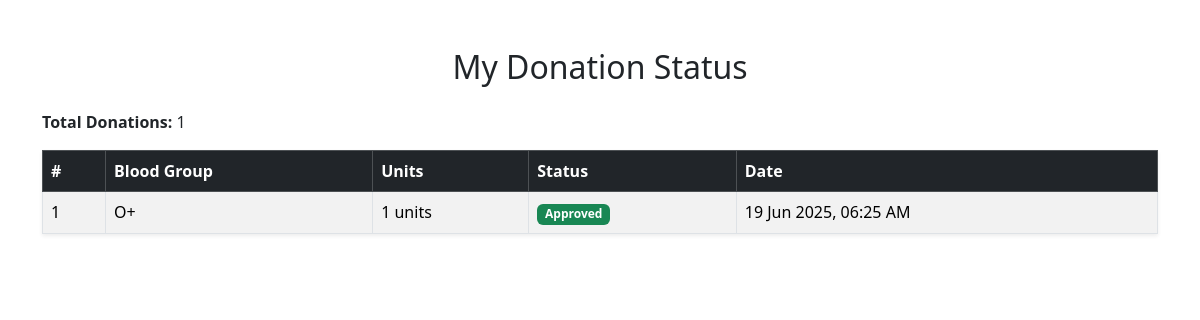
The app's page /donor/donation-stats/ (signed in) with its own data.
### donor/models.py (models this page shows, shortened)
class Donation(models.Model):
    STATUS_CHOICES = (
        ('Pending', 'Pending'),
        ('Approved', 'Approved'),
        ('Rejected', 'Rejected'),
    )
    donor = models.ForeignKey(User, on_delete=models.CASCADE)
    blood_group = models.CharField(max_length=5, choices=BLOOD_GROUP_CHOICES)  # ✅ ADD choices
    units = models.PositiveIntegerField()
    document = models.FileField(upload_to='donation_files/')
    status = models.CharField(max_length=10, choices=STATUS_CHOICES, default='Pending')
    created_at = models.DateTimeField(auto_now_add=True)

### donor/views.py (the view)
# urls.py: path('donation-stats/', views.donation_stats, name='donation_stats'),
@login_required
def donation_stats(request):
    donations = Donation.objects.filter(donor=request.user).order_by('-created_at')
    total_donations = donations.count()
    return render(request, 'donor/donation_stats.html', {
        'donations': donations,
        'total_donations': total_donations
    })

### templates/donor/donation_stats.html (shortened to what this page needs)
{% load static %}
<!DOCTYPE html>
<html lang="en">
<head>
    <link href="https://cdn.jsdelivr.net/npm/bootstrap@5.3.3/dist/css/bootstrap.min.css" rel="stylesheet">
</head>
<body>
<div class="container mt-5">
    <h2 class="mb-4 text-center">My Donation Status</h2>
    <p><strong>Total Donations:</strong> {{ total_donations }}</p>
    {% if donations %}
        <table class="table table-bordered table-striped shadow-sm">
            <thead class="table-dark">
                <tr>
                    <th>#</th>
                    <th>Blood Group</th>
                    <th>Units</th>
                    <th>Status</th>
                    <th>Date</th>
                </tr>
            </thead>
            <tbody>
                {% for donation in donations %}
                    <tr>
                        <td>{{ forloop.counter }}</td>
                        <td>{{ donation.blood_group }}</td>
                        <td>{{ donation.units }} units</td>
                        <td>
                            {% if donation.status == 'Approved' %}
                                <span class="badge bg-success">{{ donation.status }}</span>
                            {% elif donation.status == 'Rejected' %}
                                <span class="badge bg-danger">{{ donation.status }}</span>
                            {% else %}
                                <span class="badge bg-warning text-dark">{{ donation.status }}</span>
                            {% endif %}
                        </td>
                        <td>{{ donation.created_at|date:"d M Y, h:i A" }}</td>
                    </tr>
                {% endfor %}
            </tbody>
        </table>
    {% else %}
        <div class="alert alert-info text-center">You have not made any donations yet.</div>
    {% endif %}
</div>
</body>
</html>

### records on screen
Donation: blood_group "O+", units "1", status "Approved", created_at "19 Jun 2025, 06:25 AM"

### other values on screen
{{ total_donations }} "1"
